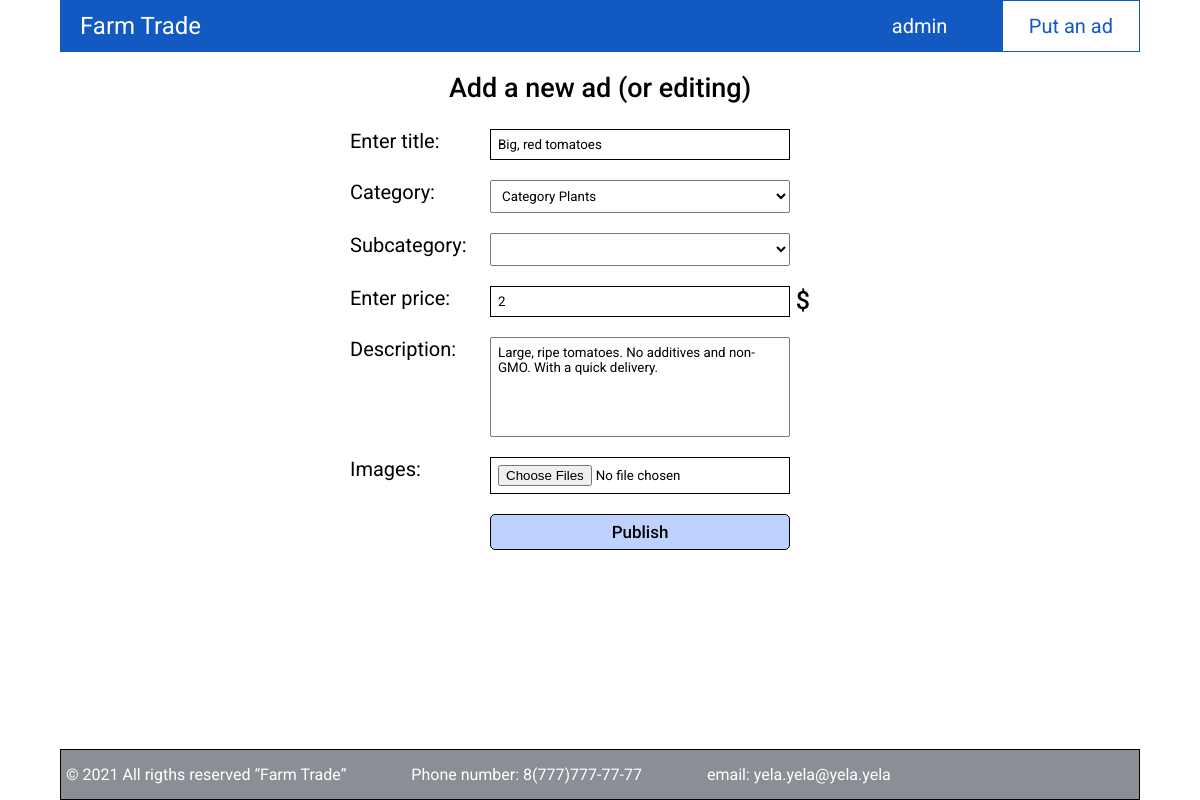
/ad/change/28/ (signed in), run on the app's committed database.
### main/models.py (models this page shows, shortened)
class Offer(models.Model):
	title = models.CharField(max_length = 255)
	category = models.ForeignKey(Category, on_delete = models.CASCADE)
	subcategory = models.ForeignKey(Subcategory, on_delete = models.CASCADE)
	price = models.PositiveIntegerField()
	description = models.TextField()
	user = models.ForeignKey(Profile, on_delete = models.CASCADE)

### main/views.py (the view, shortened to what this page needs)
# urls.py: path('ad/change/<int:pk>/', UserOfferUpdateView.as_view(), name = 'ad_change'),
class UserOfferUpdateView(LoginRequiredMixin, UpdateView):
	model = Offer
	template_name = 'put-an-ad.html'
	fields = ['title', 'category', 'subcategory', 'price', 'description']
	success_url = reverse_lazy('my_ads')
	def get_context_data(self):
		context = super().get_context_data()
		context['for_create'] = False
		return context

### main/models.py (called while the page is built)
	def __str__(self):
		return 'Category ' + str(self.title)

	def __str__(self):
		return 'Subcategory ' + str(self.title) + ' of ' + str(self.category)

### templates/put-an-ad.html (shortened to what this page needs)
{% extends "base.html" %}
	{% block content %}
	<section class="add-form">
		<div class="container">
			<h2 class="title-add">Add a new ad (or editing)</h2>
			<div class="add-form__body">
				<form action="{% if for_create %}{% url 'add_ad' %}{% else %}{% url 'ad_change' object.pk %}{% endif %}" method="POST" class="add-form__form" enctype="multipart/form-data">
					<div class="add-title">
						<label for="{{ form.title.id_for_label }}">Enter title:</label>
						{{ form.title }}
					</div>
					<div class="add-category">
						<label for="{{ form.category.id_for_label }}">Category:</label>
						{{ form.category }}
					</div>
					<div class="add-subcategory">
						<label for="{{ form.subcategory.id_for_label }}">Subcategory:</label>
						{{ form.subcategory }}
					</div>
					<div class="add-price">
						<label for="{{ form.price.id_for_label }}">Enter price:</label>
						{{ form.price }}
						<p class="value__price">$</p>
					</div>
					<div class="add-description">
						<label for="{{ form.description.id_for_label }}">Description:</label>
						{{ form.description }}
					</div>
					<div class="add-image">
						<label for="">Images:</label>
						<input type="file" name="images" multiple>
					</div>
					<div class="add-publish">
						<input type="submit" class="publishBtn" value="Publish">
					</div>
				</form>
			</div>
		</div>
	</section>
	{% endblock %}

### templates/base.html (shortened to what this page needs)
{% load static %}
<!DOCTYPE html>
<html lang="en">
<head>
	<link rel="stylesheet" href="{% static 'css/style.css' %}">
</head>
<body>
	<nav class="navbar">
		<div class="container">
			<div class="navbar__body">
				<div class="navbar__logo"><a href="{% url 'home' %}">Farm Trade</a></div>
				<div class="navbar__menu">
					{% if request.user.is_authenticated %}
						<ul class="navbar__username">
							<li>
								<a href="#">{{ request.user }}</a>
							</li>
						</ul>
					{% else %}
						<div class="navbar__log-in"><a href="{% url 'auth' %}">Log in</a></div>
					{% endif %}
					<div class="navbar__ad"><a href="{% url 'add_ad' %}">Put an ad</a></div>
				</div>
			</div>
		</div>
	</nav>
	{% block content %}
	{% endblock %}
	<footer class="footer">
		<div class="container">
			<div class="footer__body">
				<div class="footer__copyright">
					<p>© 2021 All rigths reserved “Farm Trade”</p>
				</div>
				<div class="footer__call">
					<a href="tel: +77777777777">Phone number: 8(777)777-77-77</a>
				</div>
				<div class="footer__email">
					<a href="mailto:yela.yela@yela.yela" target="_blank">email: yela.yela@yela.yela</a>
				</div>
			</div>
		</div>
	</footer>
</body>
</html>

### static/css/style.css (style rules this page uses)
* { margin: 0; padding: 0; box-sizing: border-box; font-family: Roboto; }
html, body { scroll-behavior: smooth; height: 100%; }
body { display: flex; flex-direction: column; }
input { -webkit-appearance: none; appearance: none; padding: 0; }
.container { max-width: 1100px; width: 100%; margin: 0 auto; padding: 0 10px; }
.navbar__body { display: flex; justify-content: space-between; align-items: center; background: #1359C2; }
.navbar__logo a { text-decoration: none; color: #FFF; font-size: 24px; padding-left: 20px; }
.navbar__menu { display: flex; align-items: center; }
.navbar__ad { background: #FFF; color: #1359C2; padding: 13px; border: 1px solid #1359c2; font-size: 20px; }
.navbar__ad a { padding: 13px; color: #1359C2; text-decoration: none; }
.navbar__username { display: flex; }
.navbar__username li { z-index: 1000; width: 130px; list-style: none; background: #1359C2; position: relative; }
.navbar__username a { color: #FFF; font-weight: 400; text-decoration: none; display: block; padding-left: 20px; text-align: left; height: 50px; line-height: 50px; font-size: 20px; transition: all 0.5s; }
.add-form { padding: 10px 0; flex-grow: 1; }
.title-add { text-align: center; font-size: 27px; font-weight: 500; padding: 10px 0 5px; }
.add-form__form { max-width: 500px; margin: 0 auto; }
.add-form__form div { margin: 20px 0; display: flex; }
.add-form__form label { width: 120px; display: inline-block; font-weight: 400; font-size: 20px; margin-right: 20px; }
.add-form__form input { padding: 7px; background: #FFF; width: 300px; border: 1px solid #000; }
.add-form__form select { padding: 7px; width: 300px; }
.add-form__form textarea { resize: none; height: 100px; width: 300px; padding: 7px; }
.add-form__form option { padding: 7px; }
.add-price { position: relative; }
.value__price { position: absolute; right: 40px; font-size: 25px; font-weight: 500; bottom: 5%; -webkit-user-select: none; user-select: none; }
.add-description { display: flex; }
.publishBtn { background: #BFD1FF !important; cursor: pointer; font-weight: 500; font-size: 17px; border-radius: 5px; transition: 0.2s ease-out; }
.footer { margin-top: 30px; -webkit-user-select: none; user-select: none; }
.footer__body { display: flex; justify-content: flex-start; align-items: center; background: #8C8E96; border: 1px solid #000; padding: 15px 5px; }
.footer__body div { margin: 0 65px 0 0; }
.footer__copyright { color: #FFF; }
.footer__call a { text-decoration: none; color: #FFF; }
.footer__email a { text-decoration: none; color: #FFF; }

### data on the page
Offer: title "Big, red tomatoes", category "Category Plants", price "2", description "Large, ripe tomatoes. No additives and non-GMO. With a quick delivery."

### other printed values
{{ request.user }} "admin"
